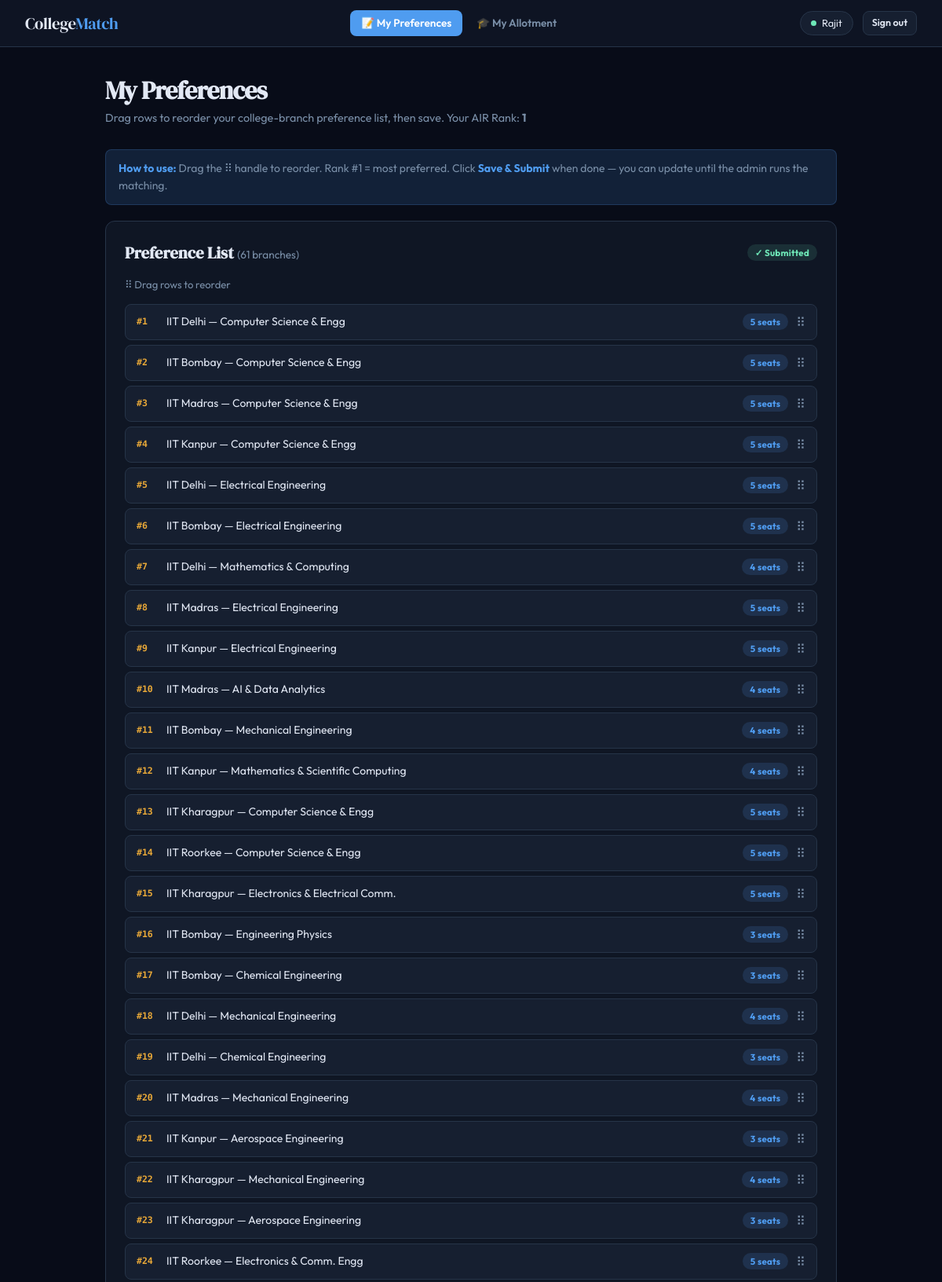
The app's page /student/preferences/ (signed in, upper part) with its own data.
### matching/models.py (models this page shows, shortened)
class StudentProfile(models.Model):
    user = models.OneToOneField(User, on_delete=models.CASCADE, related_name='profile')
    air_rank = models.PositiveIntegerField(null=True, blank=True, help_text="All India Rank")
    has_submitted = models.BooleanField(default=False)

class Branch(models.Model):
    college = models.CharField(max_length=200)
    branch = models.CharField(max_length=200)
    seats = models.PositiveIntegerField(default=5)
    created_at = models.DateTimeField(auto_now_add=True)
    class Meta:
        ordering = ['college', 'branch']
        unique_together = ['college', 'branch']

### matching/views.py (the view, shortened to what this page needs)
# urls.py: path('student/preferences/', views.student_preferences, name='student_preferences'),
@login_required
def student_preferences(request):
    if request.user.is_staff:
        return redirect('admin_setup')
    profile = get_object_or_404(StudentProfile, user=request.user)
    branches = Branch.objects.all()
    existing_prefs = list(
        profile.preferences.order_by('rank').select_related('branch')
    )
    existing_branch_ids = {p.branch_id for p in existing_prefs}
    extra_branches = [b for b in branches if b.id not in existing_branch_ids]
    ordered_branches = [p.branch for p in existing_prefs] + extra_branches
    return render(request, 'matching/student_preferences.html', {
        'profile': profile,
        'ordered_branches': ordered_branches,
        'total_branches': branches.count(),
    })

### matching/templates/matching/student_preferences.html (shortened to what this page needs)
{% extends 'matching/base.html' %}
{% block nav_my_prefs %}active{% endblock %}
{% block content %}
<h1>My Preferences</h1>
<p class="page-subtitle">
  Drag rows to reorder your college-branch preference list, then save.
  {% if profile.air_rank %}Your AIR Rank: <strong>{{ profile.air_rank }}</strong>{% endif %}
</p>
<div class="info-box">
  <strong>How to use:</strong> Drag the ⠿ handle to reorder. Rank #1 = most preferred.
  Click <strong>Save &amp; Submit</strong> when done — you can update until the admin runs the matching.
</div>
<div class="card" id="pref-card">
  <div style="display:flex;align-items:center;justify-content:space-between;margin-bottom:16px;flex-wrap:wrap;gap:10px">
    <h2 style="margin:0">Preference List
      <span style="font-size:0.85rem;color:var(--muted);font-family:'Outfit',sans-serif;font-weight:400">
        ({{ total_branches }} branches)
      </span>
    </h2>
    <span id="pref-pill" class="pill {% if profile.has_submitted %}pill-green{% else %}pill-yellow{% endif %}">
      {% if profile.has_submitted %}✓ Submitted{% else %}Not submitted yet{% endif %}
    </span>
  </div>
  <p style="font-size:0.82rem;color:var(--muted);margin-bottom:14px">⠿ Drag rows to reorder</p>
  <div id="pref-list">
    {% for branch in ordered_branches %}
    <div class="pref-row" draggable="true" data-branch-id="{{ branch.id }}">
      <span class="pref-rank">#{{ forloop.counter }}</span>
      <span class="pref-name">{{ branch.college }} — {{ branch.branch }}</span>
      <span class="pill pill-blue">{{ branch.seats }} seats</span>
      <span class="drag-handle">⠿</span>
    </div>
    {% empty %}
    <p class="empty">No branches available yet. Ask the admin to add colleges and branches.</p>
    {% endfor %}
  </div>
</div>
{% endblock %}

### matching/templates/matching/base.html (shortened to what this page needs)
{% load static %}
<!DOCTYPE html>
<html lang="en">
<head>
<link rel="stylesheet" href="{% static 'matching/css/main.css' %}">
</head>
<body>
{% if user.is_authenticated %}
<header class="site-header">
  <a href="/" class="logo">College<span>Match</span></a>
  <nav class="header-nav">
    {% if user.is_staff %}
      <a href="{% url 'admin_setup' %}"       class="nav-link {% block nav_setup %}{% endblock %}">⚙ Setup</a>
      <a href="{% url 'admin_student_ranks' %}" class="nav-link {% block nav_ranks %}{% endblock %}">🏅 Student Ranks</a>
      <a href="{% url 'admin_preferences' %}" class="nav-link {% block nav_prefs %}{% endblock %}">📋 Preferences</a>
      <a href="{% url 'admin_results' %}"     class="nav-link {% block nav_results %}{% endblock %}">🎓 Results</a>
    {% else %}
      <a href="{% url 'student_preferences' %}" class="nav-link {% block nav_my_prefs %}{% endblock %}">📝 My Preferences</a>
      <a href="{% url 'student_allotment' %}"   class="nav-link {% block nav_my_allot %}{% endblock %}">🎓 My Allotment</a>
    {% endif %}
  </nav>
  <div class="header-right">
    <div class="user-badge">
      <div class="role-dot {% if user.is_staff %}admin{% else %}student{% endif %}"></div>
      <span>
        {% if user.is_staff %}Admin{% else %}{{ user.first_name|default:user.username }}{% endif %}
      </span>
    </div>
    <a href="{% url 'logout' %}" class="btn btn-secondary btn-sm">Sign out</a>
  </div>
</header>
{% endif %}
<div {% if user.is_authenticated %}class="main-container"{% endif %}>
  {% block content %}{% endblock %}
</div>
</body>
</html>

### matching/static/matching/css/main.css (style rules this page uses)
:root { --bg: #080c18; --surface: #0f1624; --surface2: #161f30; --surface3: #1e2a40; --border: #263448; --accent: #4f9cf0; --accent-dim: rgba(79,156,240,0.15); --gold: #e8a838; --gold-dim: rgba(232,168,56,0.15); --green: #6ee7b7; --green-dim: rgba(110,231,183,0.12); --red: #f87171; --red-dim: rgba(248,113,113,0.12); --purple: #a78bfa; --text: #e2e8f4; --muted: #7a8fa8; --radius: 12px; }
*, *::before, *::after { box-sizing: border-box; margin: 0; padding: 0; }
body { font-family: 'Outfit', sans-serif; background: var(--bg); color: var(--text); min-height: 100vh; font-size: 15px; line-height: 1.5; }
a { color: var(--accent); text-decoration: none; }
.site-header { height: 60px; padding: 0 32px; display: flex; align-items: center; justify-content: space-between; background: rgba(15,22,36,0.95); backdrop-filter: blur(12px); border-bottom: 1px solid var(--border); position: sticky; top: 0; z-index: 100; }
.logo { font-family: 'DM Serif Display', serif; font-size: 1.3rem; letter-spacing: -0.02em; color: var(--text); text-decoration: none; }
.logo span { color: var(--accent); }
.header-nav { display: flex; align-items: center; gap: 4px; }
.nav-link { padding: 6px 14px; border-radius: 8px; color: var(--muted); font-size: 0.85rem; font-weight: 600; transition: all 0.15s; text-decoration: none; }
.nav-link.active { background: var(--accent); color: #fff; }
.header-right { display: flex; align-items: center; gap: 12px; }
.user-badge { display: flex; align-items: center; gap: 7px; padding: 5px 13px; background: var(--surface2); border: 1px solid var(--border); border-radius: 20px; font-size: 0.8rem; }
.role-dot { width: 7px; height: 7px; border-radius: 50%; }
.role-dot.student { background: var(--green); }
.main-container { max-width: 980px; margin: 0 auto; padding: 36px 24px; }
h1 { font-family: 'DM Serif Display', serif; font-size: 2rem; letter-spacing: -0.025em; margin-bottom: 6px; line-height: 1.2; }
h2 { font-family: 'DM Serif Display', serif; font-size: 1.3rem; margin-bottom: 14px; }
.page-subtitle { color: var(--muted); font-size: 0.9rem; margin-bottom: 28px; line-height: 1.5; }
.card { background: var(--surface); border: 1px solid var(--border); border-radius: var(--radius); padding: 24px; margin-bottom: 16px; }
.btn { display: inline-flex; align-items: center; gap: 6px; padding: 9px 18px; border: none; border-radius: 8px; font-family: 'Outfit', sans-serif; font-size: 0.85rem; font-weight: 600; cursor: pointer; transition: all 0.15s; text-decoration: none; white-space: nowrap; }
.btn-secondary { background: var(--surface2); color: var(--text); border: 1px solid var(--border); }
.btn-sm { padding: 5px 11px; font-size: 0.78rem; }
.info-box { background: var(--accent-dim); border: 1px solid rgba(79,156,240,0.2); border-radius: 8px; padding: 12px 16px; font-size: 0.875rem; color: var(--muted); margin-bottom: 20px; line-height: 1.6; }
.info-box strong { color: var(--accent); }
.pill { display: inline-block; padding: 2px 10px; border-radius: 20px; font-size: 0.72rem; font-weight: 700; letter-spacing: 0.02em; }
.pill-blue { background: var(--accent-dim); color: var(--accent); }
.pill-green { background: var(--green-dim); color: var(--green); }
.pref-row { display: flex; align-items: center; gap: 10px; padding: 10px 14px; background: var(--surface2); border: 1px solid var(--border); border-radius: 8px; margin-bottom: 6px; cursor: grab; transition: all 0.15s; user-select: none; }
.pref-rank { font-family: 'DM Mono', monospace; font-size: 0.72rem; color: var(--gold); font-weight: 700; min-width: 28px; }
.pref-name { flex: 1; font-size: 0.875rem; }
.drag-handle { color: var(--muted); font-size: 1rem; cursor: grab; }

### records on screen
StudentProfile: air_rank "1"
Branch: college "IIT Delhi", branch "Computer Science & Engg", seats "5"
Branch: college "IIT Bombay", branch "Computer Science & Engg", seats "5"
Branch: college "IIT Madras", branch "Computer Science & Engg", seats "5"
Branch: college "IIT Kanpur", branch "Computer Science & Engg", seats "5"
Branch: college "IIT Delhi", branch "Electrical Engineering", seats "5"
Branch: college "IIT Bombay", branch "Electrical Engineering", seats "5"
Branch: college "IIT Delhi", branch "Mathematics & Computing", seats "4"
Branch: college "IIT Madras", branch "Electrical Engineering", seats "5"
Branch: college "IIT Kanpur", branch "Electrical Engineering", seats "5"
Branch: college "IIT Madras", branch "AI & Data Analytics", seats "4"
Branch: college "IIT Bombay", branch "Mechanical Engineering", seats "4"
Branch: college "IIT Kanpur", branch "Mathematics & Scientific Computing", seats "4"
Branch: college "IIT Kharagpur", branch "Computer Science & Engg", seats "5"
Branch: college "IIT Roorkee", branch "Computer Science & Engg", seats "5"
Branch: college "IIT Kharagpur", branch "Electronics & Electrical Comm.", seats "5"
Branch: college "IIT Bombay", branch "Engineering Physics", seats "3"
Branch: college "IIT Bombay", branch "Chemical Engineering", seats "3"
Branch: college "IIT Delhi", branch "Mechanical Engineering", seats "4"
Branch: college "IIT Delhi", branch "Chemical Engineering", seats "3"
Branch: college "IIT Madras", branch "Mechanical Engineering", seats "4"
Branch: college "IIT Kanpur", branch "Aerospace Engineering", seats "3"
Branch: college "IIT Kharagpur", branch "Mechanical Engineering", seats "4"
Branch: college "IIT Kharagpur", branch "Aerospace Engineering", seats "3"
Branch: college "IIT Roorkee", branch "Electronics & Comm. Engg", seats "5"

### other values on screen
{{ user.first_name|default:user.username }} "Rajit"
{{ total_branches }} "61"
